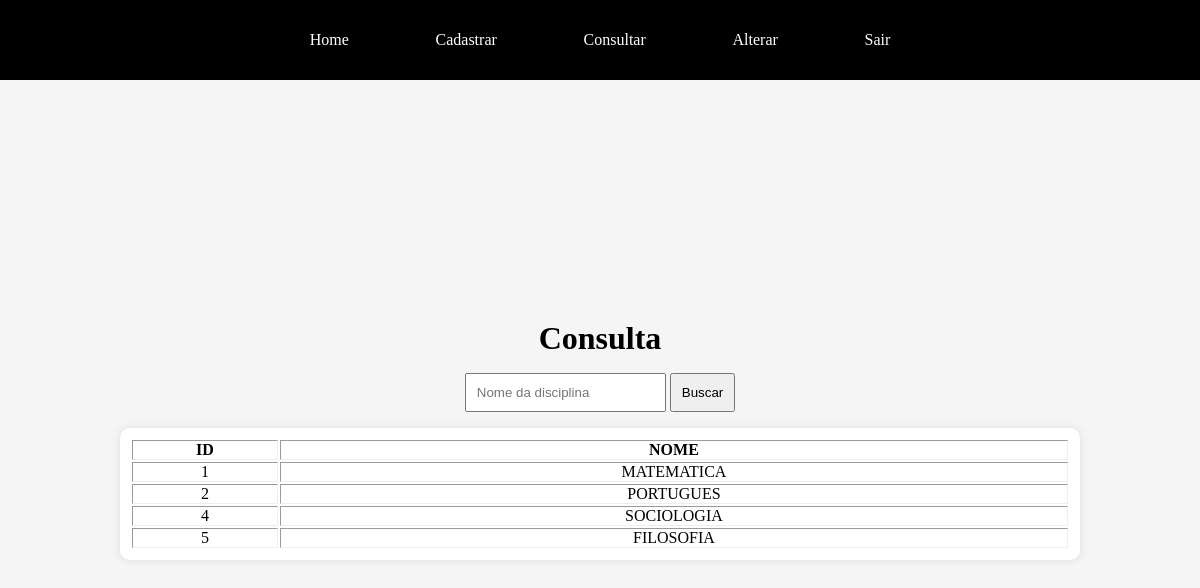
Page /site/acess/adm/consulta/disc/consultar.php on the earlier database version.
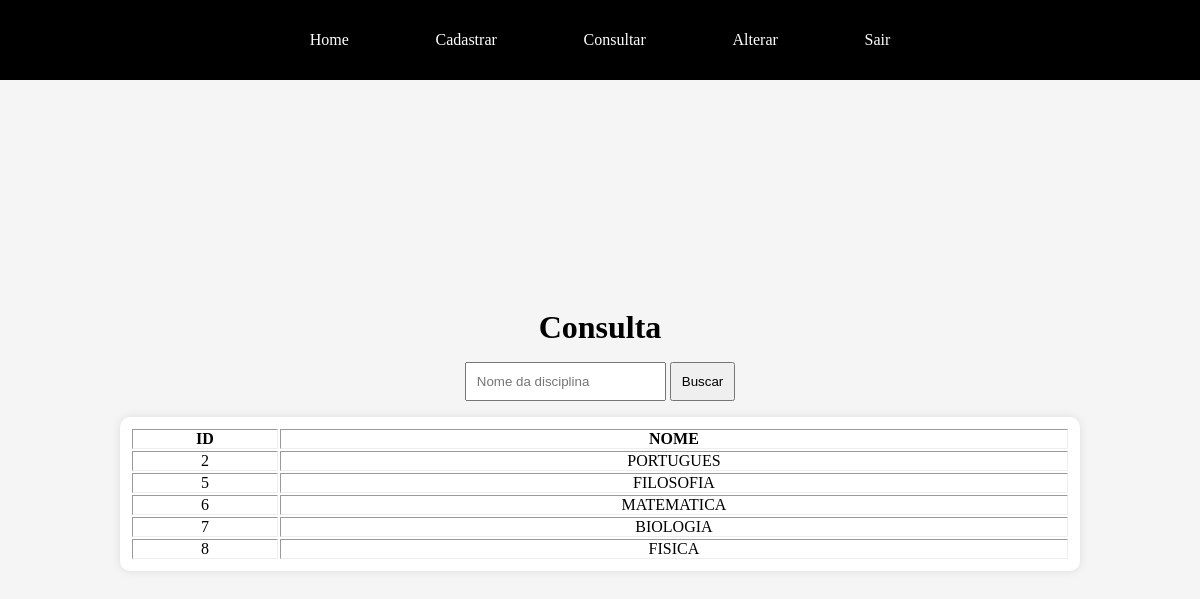
Same page on the later database version.
### tables this page shows
CREATE TABLE `disciplina` (
  `id` int(11) NOT NULL,
  `nome` varchar(60) NOT NULL
);

### site/acess/adm/consulta/disc/consultar.php (the view, shortened to what this page needs)
<!DOCTYPE html>
<html lang="pt-BR">
<head>
  <link rel="stylesheet" href="../../../../css/acess/consulta.css">
  <?php
    require "../../../../conexao.php";
    $sql = "SELECT * FROM disciplina";
    $result = mysqli_query($conn, $sql);
  ?>
</head>
<body>
  <header>
    <nav class="menu">
      <a href="../../home.php" class="menu-item"><span>Home</span></a>
      <a href="../../cadastrar.php" class="menu-item"><span>Cadastrar</span></a>
      <a href="../../consultar.php" class="menu-item"><span>Consultar</span></a>
      <a href="../../alterar.php" class="menu-item"><span>Alterar</span></a>
      <a href="../../../../index.php" class="menu-item"><span>Sair</span></a>
    </nav>
  </header>
  <main>
    <h1>Consulta</h1>
    <form action="busca.php" method="post" class="busca">
      <input type="text" name="nome" placeholder="Nome da disciplina" required>
      <button type="submit">Buscar</button>
    </form>
    <table border="1px" class='lista'>
      <thead>
        <th>ID</th>
        <th>NOME</th>
      </thead>
      <tbody>
        <?php
          while ($row = mysqli_fetch_assoc($result)) {
            echo "<tr>
              <td>{$row['id']}</td>
              <td>{$row['nome']}</td>
            </tr>";
          }
        ?>
      </tbody>
    </table>
  </main>
</body>
</html>

Differences in the rows shown:
removed disciplina: id "1", nome "MATEMATICA"
removed disciplina: id "4", nome "SOCIOLOGIA"
added disciplina: id "6", nome "MATEMATICA"
added disciplina: id "7", nome "BIOLOGIA"
added disciplina: id "8", nome "FISICA"
